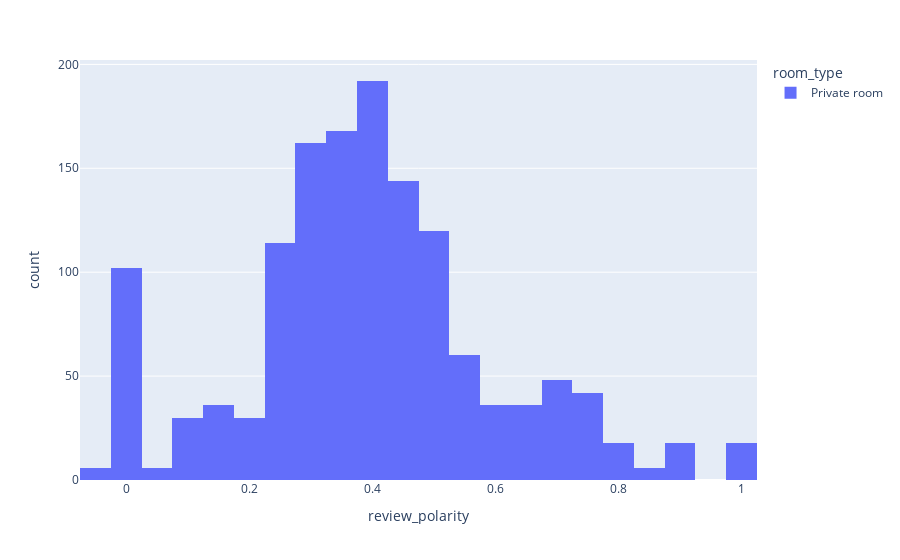

This figure's notebook cell:
### Code cell
fenway_neighbourhood_private = fenway_neighbourhood.where("room_type == 'Private room'").toPandas()
fig = px.histogram(fenway_neighbourhood_private, x="review_polarity")
fig.show()

### Figure 1 — Plotly figure (JSON) as saved in the notebook; plotly's stock layout.template omitted (floating-point values rounded to 4 significant figures; data arrays with more than 128 entries replaced by an {"elided": "..."} marker saying what was removed)
{"data": [{"alignmentgroup": "True", "bingroup": "x", "hovertemplate": "room_type=Private room<br>review_polarity=%{x}<br>count=%{y}<extra></extra>", "legendgroup": "Private room", "marker": {"color": "#636efa"}, "name": "Private room", "offsetgroup": "Private room", "orientation": "v", "showlegend": true, "type": "histogram", "x": {"elided": "1458 str values"}, "xaxis": "x", "yaxis": "y"}], "layout": {"barmode": "relative", "legend": {"title": {"text": "room_type"}, "tracegroupgap": 0}, "margin": {"t": 60}, "xaxis": {"anchor": "y", "domain": [0, 1], "title": {"text": "review_polarity"}}, "yaxis": {"anchor": "x", "domain": [0, 1], "title": {"text": "count"}}}}
